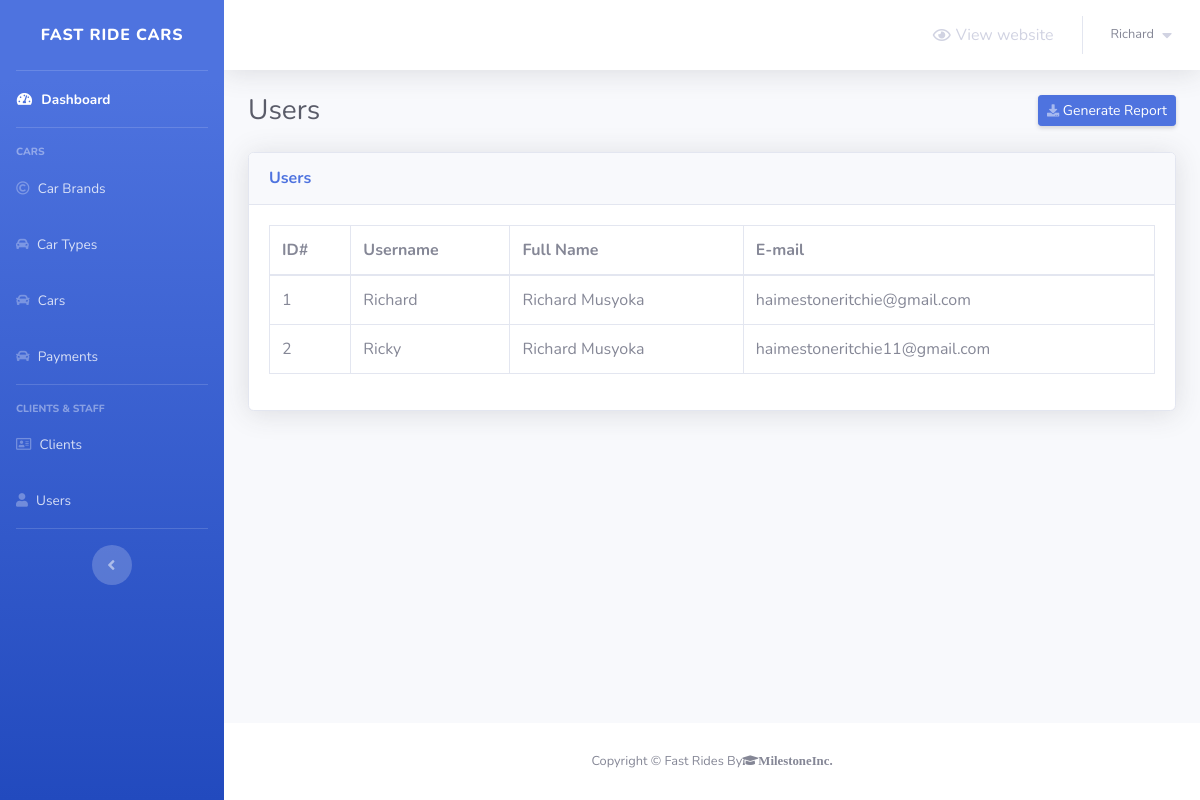
The page /admin/users.php (signed in) on the database its author committed.
### tables this page shows
CREATE TABLE `users` (
  `user_id` int(5) NOT NULL,
  `username` varchar(20) NOT NULL,
  `user_email` varchar(50) NOT NULL,
  `full_name` varchar(50) NOT NULL,
  `password` varchar(100) NOT NULL,
  `group_id` tinyint(1) NOT NULL DEFAULT 1
);

### admin/users.php (the view, shortened to what this page needs)
<?php
    include 'connect.php';
    include 'Includes/templates/header.php';
    if(isset($_SESSION['username_yahya_car_rental']) && isset($_SESSION['password_yahya_car_rental']))
    {
?>
        <div class="container-fluid">
            <div class="d-sm-flex align-items-center justify-content-between mb-4">
                <h1 class="h3 mb-0 text-gray-800">Users</h1>
                <a href="#" class="d-none d-sm-inline-block btn btn-sm btn-primary shadow-sm">
                    <i class="fas fa-download fa-sm text-white-50"></i>
                    Generate Report
                </a>
            </div>
            <?php
                $stmt = $con->prepare("SELECT * FROM users");
                $stmt->execute();
                $rows_users = $stmt->fetchAll();
            ?>
            <div class="card shadow mb-4">
                <div class="card-header py-3">
                    <h6 class="m-0 font-weight-bold text-primary">Users</h6>
                </div>
                <div class="card-body">
                    <div class="table-responsive">
                        <table class="table table-bordered">
                            <thead>
                                <tr>
                                    <th scope="col">ID#</th>
                                    <th scope="col">Username</th>
                                    <th scope="col">Full Name</th>
                                    <th scope="col">E-mail</th>
                                </tr>
                            </thead>
                            <tbody>
                                <?php
                                    foreach($rows_users as $user)
                                    {
                                        echo "<tr>";
                                            echo "<td>";
                                                echo $user['user_id'];
                                            echo "</td>";
                                            echo "<td>";
                                                echo $user['username'];
                                            echo "</td>";
                                            echo "<td>";
                                                echo $user['full_name'];
                                            echo "</td>";
                                            echo "<td>";
                                                echo $user['user_email'];
                                            echo "</td>";
                                        echo "</tr>";
                                    }
                                ?>
                            </tbody>
                        </table>
                    </div>
                </div>
            </div>
        </div>
<?php
        include 'Includes/templates/footer.php';
    }
    else
    {
        header('Location: index.php');
        exit();
    }
?>

### rows shown on the page
users: user_id "1", username "Richard", full_name "Richard Musyoka", user_email "haimestoneritchie@gmail.com"
users: user_id "2", username "Ricky", full_name "Richard Musyoka", user_email "haimestoneritchie11@gmail.com"

### other values the page prints
$_SESSION['username_yahya_car_rental'] "Richard"
